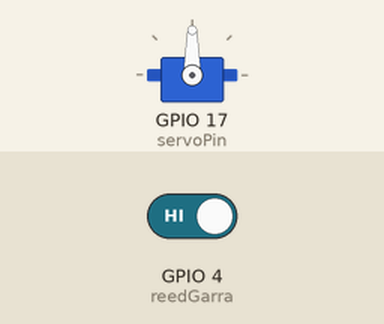
This sketch was run on a simulated ESP32. On the bench: servo. The test bench sets the inputs (shaded band); at power-on: GPIO 4 (reedGarra) HIGH. What the sketch prints to the serial monitor is not drawn.

Above: at 6.6 s.
6.7 s: GPIO 4 (reedGarra) driven LOW
13.2 s: GPIO 4 (reedGarra) driven HIGH
Timing chart, 0 to 23.0 s (numbered marks = the images above; inputs shaded):
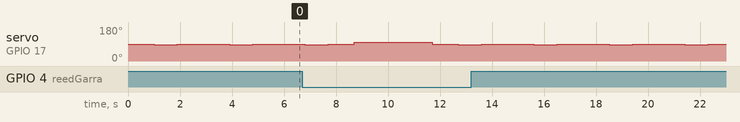

The sketch:

homing_servo.ino
```cpp
#include <ESP32Servo.h>

// Servo
Servo servo;
const byte servoPin = 17;

// Servo contínuo
const int SERVO_OPEN  = 100;
const int SERVO_CLOSE = 87;
const int SERVO_STOP  = 90;

// Reed Switch
const byte reedGarra = 4;   // NO + INPUT_PULLUP
// HIGH = fim de abertura
// LOW  = ainda não chegou

// Tempos
const unsigned long OPEN_TIMEOUT_MS = 3000; // máx tempo a abrir
const unsigned long CLOSE_TIME_MS   = 900; // fecho ligeiro
const unsigned long PAUSE_TIME_MS   = 1000;  // pausas

void setup() {
  Serial.begin(115200);

  servo.attach(servoPin);
  servo.write(SERVO_STOP);

  pinMode(reedGarra, INPUT_PULLUP);

  Serial.println("Garra com protecao por timeout (reed HIGH) iniciada");
}

void loop() {

  // Abrir garra
  Serial.println("A abrir garra...");
  servo.write(SERVO_OPEN);

  unsigned long t0 = millis();

  while (true) {

    // >>> LOGICA INVERTIDA <<<
    if (digitalRead(reedGarra) == HIGH) {
      Serial.println("Fim de abertura detetado (HIGH)");
      break;
    }

    if (millis() - t0 > OPEN_TIMEOUT_MS) {
      Serial.println("TIMEOUT de abertura!");
      break;
    }

    delay(5);
  }

  // parar
  servo.write(SERVO_STOP);
  delay(PAUSE_TIME_MS);

  // Fechar
  Serial.println("A fechar ligeiramente...");
  servo.write(SERVO_CLOSE);
  delay(CLOSE_TIME_MS);

  // Parar
  servo.write(SERVO_STOP);
  delay(PAUSE_TIME_MS);
}
```

Measured:
- by itself, servo on GPIO 17 (servoPin): alternates 90° for 2.0 s and 87° for 0.90 s
